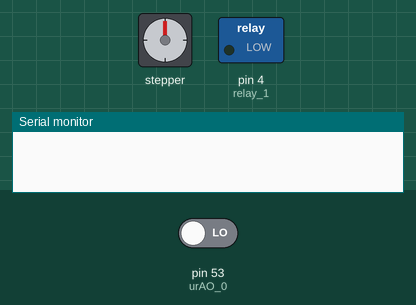
Simulated run of this sketch. Board: Arduino Mega 2560, built with avr-gcc and run on an emulated ATmega2560. Shown: stepper motor, switched loads named in the sketch (green lamp = pin HIGH), the last lines printed to the serial monitor. The test bench sets the inputs (shaded band); at power-on: pin 53 (urAO_0) LOW. Stepper angles assume 200 steps per turn.

Above: at 1.2 s.
1.3 s: pin 53 (urAO_0) driven HIGH
At 1.75 s:
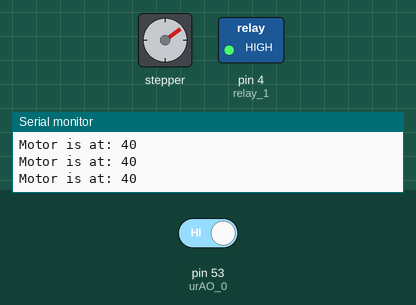
At 2.36 s:
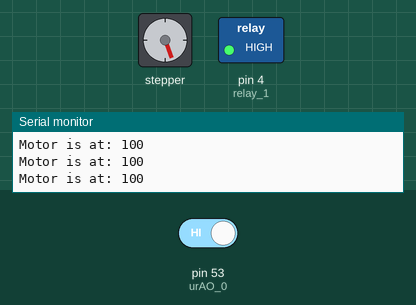
Timing chart, 0 to 16.3 s (numbered marks = the images above; inputs shaded):
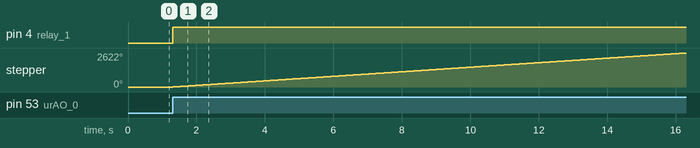

Measured:
- after the input at 1.3 s, pin 4 (relay_1): LOW → HIGH at once; stepper: keeps turning clockwise at about 175°/s, starting at once

The sketch:

E2E_controller.ino
```cpp
#include <AccelStepper.h>
#include "config.h"

int toExtrude = -1;

String positionPr;
String retrPr;

int retrCount;
int retrSteps;

int ifRetracted = -1;

int currentPos;

bool hasExtr;
bool hasRetr;

AccelStepper extrMotor(AccelStepper::DRIVER , stepPin, dirPin);

void setup() {
  Serial.begin(115200);

  extrMotor.setMaxSpeed(2000); // to limit the value of setSpeed()
  //extrMotor.setSpeed(200);
  // Declare pins:
  pinMode(relay_1, OUTPUT);
  pinMode(urAO_0, INPUT);
  digitalRead(urAO_0);
  // ************

  positionPr = String("Motor is at: ");
  retrPr = String("Retraction step is: ");
  hasExtr = false;
  hasRetr = false;

  extrMotor.setMinPulseWidth(1);

  retrCount = 0;
  retrSteps =  3000;
}

void loop()
{
  // ******Tracking UR signals******
  toExtrude = digitalRead(urAO_0);
  // *******************************

  if (toExtrude == 1 )
  {
    extrusion();
  }

  /*else if (toExtrude == 0)
  {
    retraction();
  }*/
}

void extrusion()
{
  /*
  for extrudsion the code below contains 4 parts:
  1. initialize stepper motor and power, then spin
  2. print out current position and save the value globally
  3. reset parameters for retraction afterwards
  */

  digitalWrite(relay_1, HIGH);
  extrMotor.setSpeed(100);
  extrMotor.runSpeed();
  currentPos = extrMotor.currentPosition();
  if (currentPos%10 == 0)
  {Serial.println(positionPr + currentPos);}

//  hasExtr = true;
//  hasRetr = false;
//  retrCount = 0;
}
/*
void retraction()
{


}*/
```

config.h
```cpp
#pragma once

/*
Basic parameters for AAM USI clay printing setup

/*  */
#define dirPin 2 // Signal for direction
#define stepPin 3 // Signal for spining

#define relay_1 4
#define relay_2 7
#define relay_3 8
#define relay_4 12

/* Setting up motor step value */
#define stepPerRevolution 200


/* Input signal from UR digital output */
#define urAO_0 53 // Robot Analog signal 0 for extruding
```
